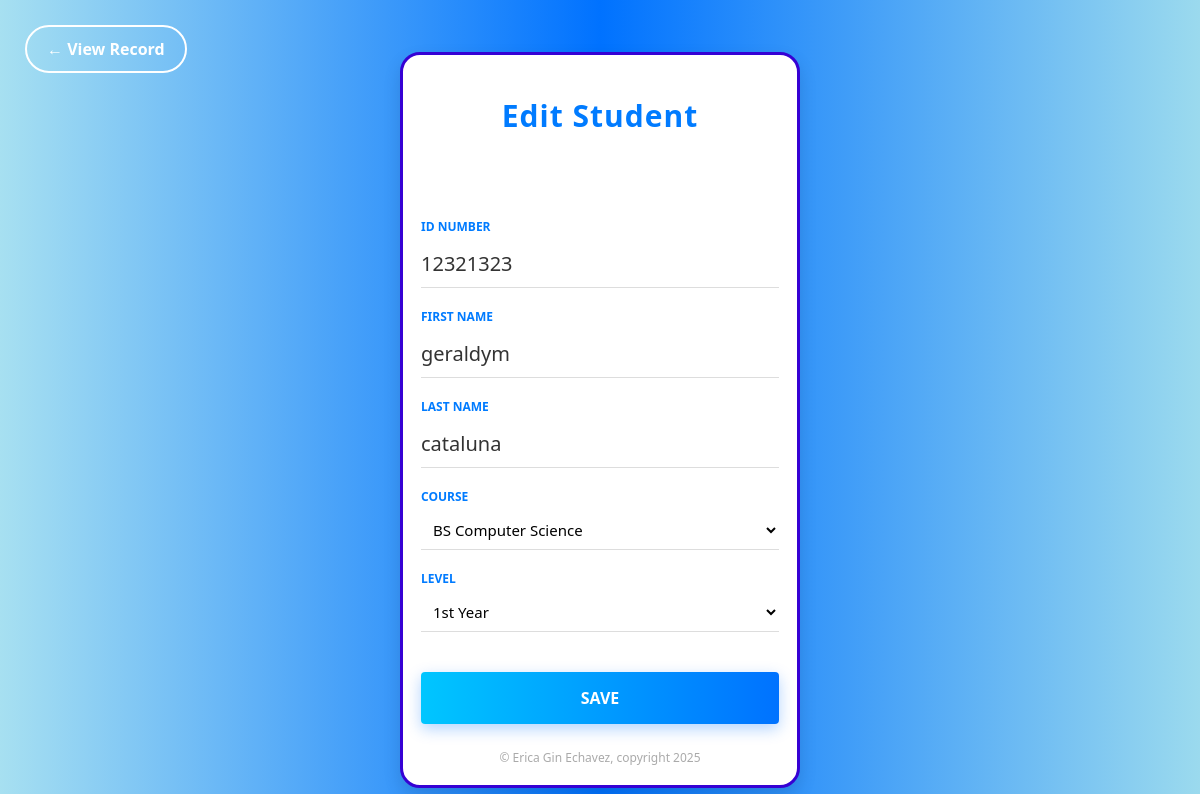
The page /edit/3 on the database its author committed.
### tables this page shows
CREATE TABLE student (
            id INTEGER PRIMARY KEY AUTOINCREMENT,
            idno VARCHAR(10) UNIQUE,
            firstname VARCHAR(50),
            lastname VARCHAR(50),
            course VARCHAR(10),
            level VARCHAR(5)
        );

### app.py (the view, shortened to what this page needs)
@app.route('/edit/<int:student_id>', methods=['GET', 'POST'])
def edit_student(student_id):
    conn = sqlite3.connect(DB_NAME)
    conn.row_factory = sqlite3.Row
    cursor = conn.cursor()
    student = cursor.execute("SELECT * FROM student WHERE id=?", (student_id,)).fetchone()
    conn.close()
    if not student:
        return redirect(url_for('view_list'))
    return render_template('add.html', student=student)

### templates/add.html (shortened to what this page needs)
{% extends 'base.html' %}
{% block content %}
<a href="{{ url_for('view_list') }}" class="btn-back">
    &#8592; View Record
</a>
<div class="form-card">
    <h2>{{ 'Edit Student' if student else 'Student Entry' }}</h2>
    <form method="POST" action="{{ url_for('edit_student', student_id=student['id']) if student else url_for('index') }}">
        <div class="input-group">
            <label>ID Number</label>
            <input id="idnoInput" type="text" name="idno" value="{{ student['idno'] if student else '' }}" required inputmode="numeric" pattern="\d+" maxlength="10">
        </div>
        <div class="input-group">
            <label>First Name</label>
            <input type="text" id= "firstName" name="firstname" value="{{ student['firstname'] if student else '' }}" required>
        </div>
        <div class="input-group">
            <label>Last Name</label>
            <input type="text" id="lastName" name="lastname" value="{{ student['lastname'] if student else '' }}" required>
        </div>
        <div class="input-group">
            <label>Course</label>
                <select name="course" id="courseSelect" required style="width:100%;padding:8px;border:none;border-bottom:1px solid #ddd;background:transparent;font-size:15px;">
                    <option value="BS Computer Science" >BS Computer Science</option>
                </select>
                 </div>
        <div class="input-group">
            <label>Level</label>
            <div style="display:flex;gap:10px;align-items:center;">
                <select name="level" id="levelSelect" required style="width:100%;padding:8px;border:none;border-bottom:1px solid #ddd;background:transparent;font-size:15px;">
                    <option value= 1>1st Year</option>
                </select>
            </div>
        </div>
        <button id="saveBtn" type="submit" class="btn-save">SAVE</button>
    </form>
    <div class="footer">
        &copy; Erica Gin Echavez, copyright 2025
    </div>
</div>
{% endblock %}

### static/w3.css (style rules this page uses)
*,*:before,*:after { box-sizing:inherit }
html { -ms-text-size-adjust:100%;-webkit-text-size-adjust:100% }
body { margin:0 }
a { background-color:transparent }
button,input,select,textarea,optgroup { font:inherit;margin:0 }
button,input { overflow:visible }
button,select { text-transform:none }
button,[type=button],[type=reset],[type=submit] { -webkit-appearance:button }
html,body { font-family:Verdana,sans-serif;font-size:15px;line-height:1.5 }
html { overflow-x:hidden }
h2 { font-size:30px }
h1,h2,h3,h4,h5,h6 { font-family:"Segoe UI",Arial,sans-serif;font-weight:400;margin:10px 0 }
a { color:inherit }

### templates/add.html (style rules this page uses)
body { background: linear-gradient(90deg, #a7e0f1, #0072ff, #9bdaee ); min-height: 100vh; font-family: 'Segoe UI', Tahoma, Geneva, Verdana, sans-serif; display: flex; justify-content: center; align-items: center; margin: 0; position: relative; }
.form-card { background: white; width: 100%; max-width: 400px; padding: 18px; border-radius: 20px; border: 3px solid rgb(54, 1, 212); box-shadow: 0 8px 18px rgba(0,0,0,0.12); margin-top: 40px; }
.btn-back { position:fixed; top: 25px; left: 25px; text-decoration: none; color: white; font-weight: bold; font-size: 16px; padding: 10px 20px; border: 2px solid white; border-radius: 30px; transition: 0.3s; display: flex; align-items: center; gap: 5px; }
h2 { text-align: center; color: #007bff; margin-bottom: 80px; margin-top: 20px; letter-spacing: 1px; font-weight: bold; }
.input-group { margin-bottom: 20px; }
label { display: block; font-size: 12px; color: #007bff; font-weight: bold; margin-bottom: 5px; text-transform: uppercase; }
input { width: 100%; padding: 8px 0; border: none; border-bottom: 1px solid #ddd; outline: none; font-size: 20px; color: #333; transition: 0.3s; }
.btn-save { width: 100%; padding: 14px; background: linear-gradient(to right, #00c6ff, #0072ff); border: none; color: white; font-size: 16px; font-weight: bold; border-radius: 4px; cursor: pointer; margin-top: 20px; box-shadow: 0 5px 15px rgba(0, 114, 255, 0.3); }
.footer { text-align: center; font-size: 12px; color: #aaa; margin-top: 25px; }

### rows shown on the page
student: idno "12321323", firstname "geraldym", lastname "cataluna"

### other values the page prints
{{ 'Edit Student' if student else 'Student Entry' }} "Edit Student"
